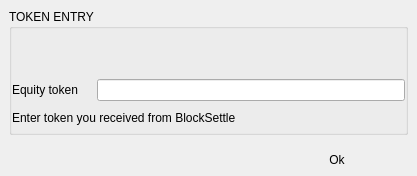
<?xml version="1.0" encoding="UTF-8"?>
<ui version="4.0">
 <class>CCTokenEntryDialog</class>
 <widget class="QDialog" name="CCTokenEntryDialog">
  <property name="geometry">
   <rect>
    <x>0</x>
    <y>0</y>
    <width>417</width>
    <height>175</height>
   </rect>
  </property>
  <property name="sizePolicy">
   <sizepolicy hsizetype="Preferred" vsizetype="Minimum">
    <horstretch>0</horstretch>
    <verstretch>0</verstretch>
   </sizepolicy>
  </property>
  <property name="windowTitle">
   <string>Equity Token Issuance</string>
  </property>
  <property name="sizeGripEnabled">
   <bool>false</bool>
  </property>
  <layout class="QVBoxLayout" name="verticalLayout">
   <property name="spacing">
    <number>0</number>
   </property>
   <property name="leftMargin">
    <number>0</number>
   </property>
   <property name="topMargin">
    <number>0</number>
   </property>
   <property name="rightMargin">
    <number>0</number>
   </property>
   <property name="bottomMargin">
    <number>0</number>
   </property>
   <item>
    <widget class="QStackedWidget" name="stackedWidgetAuth">
     <property name="currentIndex">
      <number>0</number>
     </property>
     <widget class="QWidget" name="pageEnter">
      <layout class="QVBoxLayout" name="verticalLayout_3">
       <property name="spacing">
        <number>0</number>
       </property>
       <property name="leftMargin">
        <number>0</number>
       </property>
       <property name="topMargin">
        <number>0</number>
       </property>
       <property name="rightMargin">
        <number>0</number>
       </property>
       <property name="bottomMargin">
        <number>0</number>
       </property>
       <item>
        <widget class="QWidget" name="widget_4" native="true">
         <property name="minimumSize">
          <size>
           <width>13</width>
           <height>40</height>
          </size>
         </property>
         <layout class="QVBoxLayout" name="verticalLayout_8">
          <item>
           <widget class="QGroupBox" name="groupBox">
            <property name="sizePolicy">
             <sizepolicy hsizetype="Preferred" vsizetype="Minimum">
              <horstretch>0</horstretch>
              <verstretch>0</verstretch>
             </sizepolicy>
            </property>
            <property name="maximumSize">
             <size>
              <width>16777215</width>
              <height>16777215</height>
             </size>
            </property>
            <property name="title">
             <string>TOKEN ENTRY</string>
            </property>
            <layout class="QVBoxLayout" name="verticalLayout_2">
             <property name="spacing">
              <number>6</number>
             </property>
             <property name="leftMargin">
              <number>0</number>
             </property>
             <property name="topMargin">
              <number>0</number>
             </property>
             <property name="rightMargin">
              <number>0</number>
             </property>
             <property name="bottomMargin">
              <number>0</number>
             </property>
             <item>
              <spacer name="verticalSpacer">
               <property name="orientation">
                <enum>Qt::Vertical</enum>
               </property>
               <property name="sizeHint" stdset="0">
                <size>
                 <width>0</width>
                 <height>0</height>
                </size>
               </property>
              </spacer>
             </item>
             <item>
              <widget class="QWidget" name="horizontalWidget1" native="true">
               <property name="minimumSize">
                <size>
                 <width>0</width>
                 <height>30</height>
                </size>
               </property>
               <layout class="QHBoxLayout" name="horizontalLayout_2">
                <property name="spacing">
                 <number>5</number>
                </property>
                <property name="leftMargin">
                 <number>0</number>
                </property>
                <property name="topMargin">
                 <number>0</number>
                </property>
                <property name="rightMargin">
                 <number>0</number>
                </property>
                <property name="bottomMargin">
                 <number>0</number>
                </property>
                <item>
                 <widget class="QLabel" name="label">
                  <property name="minimumSize">
                   <size>
                    <width>80</width>
                    <height>0</height>
                   </size>
                  </property>
                  <property name="maximumSize">
                   <size>
                    <width>80</width>
                    <height>16777215</height>
                   </size>
                  </property>
                  <property name="text">
                   <string>Equity token</string>
                  </property>
                  <property name="wordWrap">
                   <bool>true</bool>
                  </property>
                 </widget>
                </item>
                <item>
                 <widget class="QLineEdit" name="lineEditToken">
                  <property name="text">
                   <string/>
                  </property>
                 </widget>
                </item>
               </layout>
              </widget>
             </item>
             <item>
              <widget class="QLabel" name="labelTokenHint">
               <property name="sizePolicy">
                <sizepolicy hsizetype="Preferred" vsizetype="Minimum">
                 <horstretch>0</horstretch>
                 <verstretch>0</verstretch>
                </sizepolicy>
               </property>
               <property name="text">
                <string>Enter token you received from BlockSettle</string>
               </property>
               <property name="wordWrap">
                <bool>true</bool>
               </property>
               <property name="infoMessage" stdset="0">
                <bool>true</bool>
               </property>
              </widget>
             </item>
             <item>
              <spacer name="verticalSpacer_6">
               <property name="orientation">
                <enum>Qt::Vertical</enum>
               </property>
               <property name="sizeType">
                <enum>QSizePolicy::Expanding</enum>
               </property>
              </spacer>
             </item>
            </layout>
           </widget>
          </item>
         </layout>
        </widget>
       </item>
       <item>
        <widget class="QWidget" name="widget" native="true">
         <property name="sizePolicy">
          <sizepolicy hsizetype="Preferred" vsizetype="Minimum">
           <horstretch>0</horstretch>
           <verstretch>0</verstretch>
          </sizepolicy>
         </property>
         <property name="buttonBar" stdset="0">
          <bool>true</bool>
         </property>
         <layout class="QHBoxLayout" name="horizontalLayout">
          <property name="spacing">
           <number>10</number>
          </property>
          <property name="leftMargin">
           <number>20</number>
          </property>
          <property name="topMargin">
           <number>5</number>
          </property>
          <property name="rightMargin">
           <number>20</number>
          </property>
          <property name="bottomMargin">
           <number>5</number>
          </property>
          <item>
           <spacer name="horizontalSpacer">
            <property name="orientation">
             <enum>Qt::Horizontal</enum>
            </property>
            <property name="sizeHint" stdset="0">
             <size>
              <width>40</width>
              <height>20</height>
             </size>
            </property>
           </spacer>
          </item>
          <item>
           <widget class="QPushButton" name="pushButtonOk">
            <property name="sizePolicy">
             <sizepolicy hsizetype="Minimum" vsizetype="Preferred">
              <horstretch>0</horstretch>
              <verstretch>0</verstretch>
             </sizepolicy>
            </property>
            <property name="minimumSize">
             <size>
              <width>120</width>
              <height>0</height>
             </size>
            </property>
            <property name="text">
             <string>Ok</string>
            </property>
            <property name="default">
             <bool>true</bool>
            </property>
            <property name="flat">
             <bool>true</bool>
            </property>
           </widget>
          </item>
         </layout>
        </widget>
       </item>
      </layout>
     </widget>
     <widget class="QWidget" name="pageAuth">
      <layout class="QVBoxLayout" name="verticalLayout_7">
       <property name="spacing">
        <number>0</number>
       </property>
       <property name="leftMargin">
        <number>0</number>
       </property>
       <property name="topMargin">
        <number>0</number>
       </property>
       <property name="rightMargin">
        <number>0</number>
       </property>
       <property name="bottomMargin">
        <number>0</number>
       </property>
       <item>
        <widget class="QWidget" name="widget_3" native="true">
         <layout class="QVBoxLayout" name="verticalLayout_6">
          <property name="spacing">
           <number>20</number>
          </property>
          <item>
           <widget class="QGroupBox" name="groupBox_2">
            <property name="sizePolicy">
             <sizepolicy hsizetype="Preferred" vsizetype="Minimum">
              <horstretch>0</horstretch>
              <verstretch>0</verstretch>
             </sizepolicy>
            </property>
            <property name="maximumSize">
             <size>
              <width>16777215</width>
              <height>16777215</height>
             </size>
            </property>
            <property name="title">
             <string>EQUITY TOKEN ISSUANCE</string>
            </property>
            <layout class="QGridLayout" name="gridLayout">
             <property name="leftMargin">
              <number>0</number>
             </property>
             <property name="topMargin">
              <number>0</number>
             </property>
             <property name="rightMargin">
              <number>0</number>
             </property>
             <property name="bottomMargin">
              <number>0</number>
             </property>
             <item row="1" column="0">
              <widget class="QLabel" name="label_2">
               <property name="minimumSize">
                <size>
                 <width>80</width>
                 <height>0</height>
                </size>
               </property>
               <property name="maximumSize">
                <size>
                 <width>80</width>
                 <height>16777215</height>
                </size>
               </property>
               <property name="text">
                <string>Token</string>
               </property>
               <property name="wordWrap">
                <bool>true</bool>
               </property>
              </widget>
             </item>
             <item row="1" column="1">
              <widget class="QLabel" name="labelToken">
               <property name="text">
                <string>TextLabel</string>
               </property>
              </widget>
             </item>
             <item row="0" column="0">
              <widget class="QLabel" name="label_3">
               <property name="text">
                <string>Product</string>
               </property>
              </widget>
             </item>
             <item row="0" column="1">
              <widget class="QLabel" name="labelProduct">
               <property name="text">
                <string>TextLabel</string>
               </property>
              </widget>
             </item>
            </layout>
           </widget>
          </item>
          <item>
           <widget class="QGroupBox" name="groupBox_3">
            <property name="sizePolicy">
             <sizepolicy hsizetype="Preferred" vsizetype="Minimum">
              <horstretch>0</horstretch>
              <verstretch>0</verstretch>
             </sizepolicy>
            </property>
            <property name="maximumSize">
             <size>
              <width>16777215</width>
              <height>16777215</height>
             </size>
            </property>
            <property name="title">
             <string>SIGN WITH AUTH EID</string>
            </property>
            <layout class="QVBoxLayout" name="verticalLayout_5">
             <property name="spacing">
              <number>6</number>
             </property>
             <property name="leftMargin">
              <number>0</number>
             </property>
             <property name="topMargin">
              <number>0</number>
             </property>
             <property name="rightMargin">
              <number>0</number>
             </property>
             <property name="bottomMargin">
              <number>0</number>
             </property>
             <item>
              <widget class="QProgressBar" name="progressBar">
               <property name="minimumSize">
                <size>
                 <width>0</width>
                 <height>6</height>
                </size>
               </property>
               <property name="maximumSize">
                <size>
                 <width>16777215</width>
                 <height>6</height>
                </size>
               </property>
               <property name="textVisible">
                <bool>false</bool>
               </property>
              </widget>
             </item>
             <item>
              <widget class="QLabel" name="labelTimeLeft">
               <property name="text">
                <string/>
               </property>
               <property name="alignment">
                <set>Qt::AlignCenter</set>
               </property>
              </widget>
             </item>
            </layout>
           </widget>
          </item>
         </layout>
        </widget>
       </item>
       <item>
        <spacer name="verticalSpacer_2">
         <property name="orientation">
          <enum>Qt::Vertical</enum>
         </property>
         <property name="sizeHint" stdset="0">
          <size>
           <width>20</width>
           <height>0</height>
          </size>
         </property>
        </spacer>
       </item>
       <item>
        <widget class="QWidget" name="widget_2" native="true">
         <property name="sizePolicy">
          <sizepolicy hsizetype="Preferred" vsizetype="Preferred">
           <horstretch>0</horstretch>
           <verstretch>0</verstretch>
          </sizepolicy>
         </property>
         <property name="buttonBar" stdset="0">
          <bool>true</bool>
         </property>
         <layout class="QHBoxLayout" name="horizontalLayout_4">
          <property name="spacing">
           <number>10</number>
          </property>
          <property name="leftMargin">
           <number>20</number>
          </property>
          <property name="topMargin">
           <number>5</number>
          </property>
          <property name="rightMargin">
           <number>20</number>
          </property>
          <property name="bottomMargin">
           <number>5</number>
          </property>
          <item>
           <spacer name="horizontalSpacer_2">
            <property name="orientation">
             <enum>Qt::Horizontal</enum>
            </property>
            <property name="sizeHint" stdset="0">
             <size>
              <width>40</width>
              <height>20</height>
             </size>
            </property>
           </spacer>
          </item>
          <item>
           <widget class="QPushButton" name="pushButtonCancel">
            <property name="sizePolicy">
             <sizepolicy hsizetype="Minimum" vsizetype="Preferred">
              <horstretch>0</horstretch>
              <verstretch>0</verstretch>
             </sizepolicy>
            </property>
            <property name="minimumSize">
             <size>
              <width>120</width>
              <height>0</height>
             </size>
            </property>
            <property name="text">
             <string>Cancel</string>
            </property>
            <property name="default">
             <bool>true</bool>
            </property>
            <property name="flat">
             <bool>true</bool>
            </property>
           </widget>
          </item>
         </layout>
        </widget>
       </item>
      </layout>
     </widget>
    </widget>
   </item>
  </layout>
 </widget>
 <tabstops>
  <tabstop>pushButtonOk</tabstop>
 </tabstops>
 <resources/>
 <connections/>
</ui>
